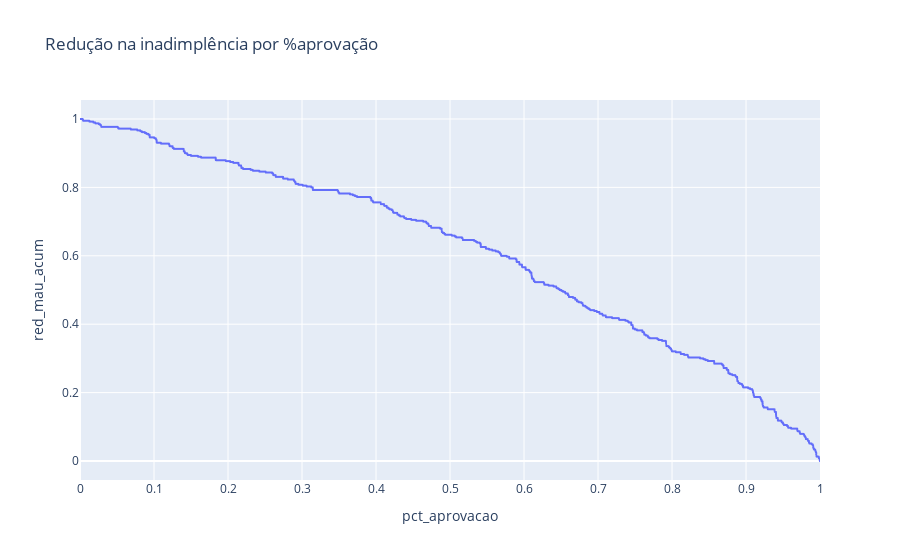

Here is the notebook cell this chart was saved with:
### Code cell
fig = px.line(df3, x="pct_aprovacao", y="red_mau_acum", title='Redução na inadimplência por %aprovação')
fig.show()

### Figure 1 — Plotly figure (JSON) as saved in the notebook; plotly's stock layout.template omitted (floating-point values rounded to 4 significant figures; data arrays with more than 128 entries replaced by an {"elided": "..."} marker saying what was removed)
{"data": [{"hovertemplate": "pct_aprovacao=%{x}<br>red_mau_acum=%{y}<extra></extra>", "legendgroup": "", "line": {"color": "#636efa", "dash": "solid"}, "marker": {"symbol": "circle"}, "mode": "lines", "name": "", "showlegend": false, "type": "scattergl", "x": {"elided": "16650 float values"}, "xaxis": "x", "y": {"elided": "16650 float values"}, "yaxis": "y"}], "layout": {"legend": {"tracegroupgap": 0}, "title": {"text": "Redução na inadimplência por %aprovação"}, "xaxis": {"anchor": "y", "domain": [0, 1], "title": {"text": "pct_aprovacao"}}, "yaxis": {"anchor": "x", "domain": [0, 1], "title": {"text": "red_mau_acum"}}}}
